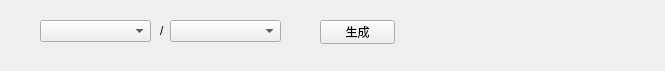
<?xml version="1.0" encoding="UTF-8"?>
<ui version="4.0">
 <class>ratioDisplayWidget</class>
 <widget class="QWidget" name="ratioDisplayWidget">
  <property name="geometry">
   <rect>
    <x>0</x>
    <y>0</y>
    <width>665</width>
    <height>71</height>
   </rect>
  </property>
  <property name="windowTitle">
   <string>Form</string>
  </property>
  <widget class="QLabel" name="label">
   <property name="geometry">
    <rect>
     <x>160</x>
     <y>20</y>
     <width>16</width>
     <height>21</height>
    </rect>
   </property>
   <property name="text">
    <string>/</string>
   </property>
  </widget>
  <widget class="QComboBox" name="numeratorComboBox">
   <property name="geometry">
    <rect>
     <x>40</x>
     <y>20</y>
     <width>111</width>
     <height>22</height>
    </rect>
   </property>
  </widget>
  <widget class="QComboBox" name="denominatorComboBox">
   <property name="geometry">
    <rect>
     <x>170</x>
     <y>20</y>
     <width>111</width>
     <height>22</height>
    </rect>
   </property>
  </widget>
  <widget class="QPushButton" name="showRatioButton">
   <property name="geometry">
    <rect>
     <x>320</x>
     <y>20</y>
     <width>75</width>
     <height>24</height>
    </rect>
   </property>
   <property name="text">
    <string>生成</string>
   </property>
  </widget>
 </widget>
 <resources/>
 <connections/>
</ui>
